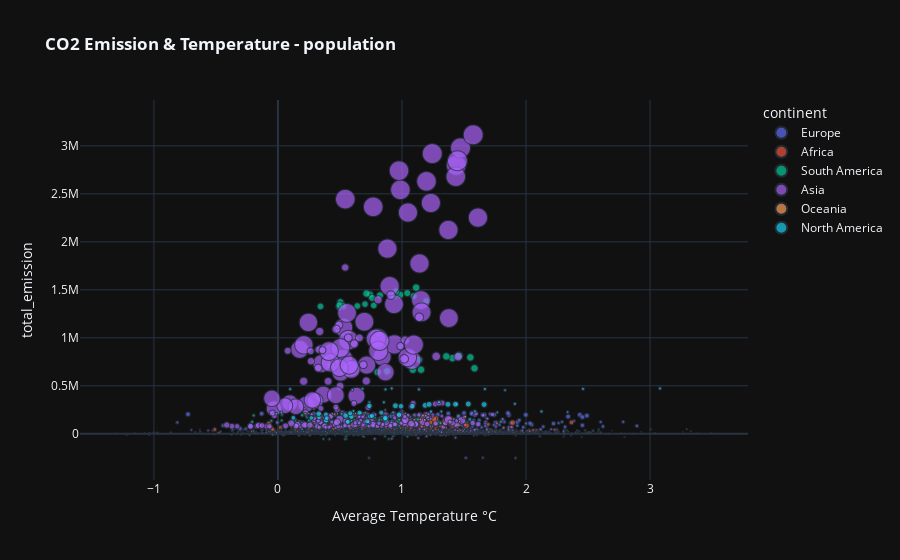

Notebook cell for this chart:
### Code cell
px.scatter(df, df["Average Temperature °C"],
           df["total_emission"], 
           size= "pop_tot", 
           title = "<b>CO2 Emission & Temperature - population", 
           template="plotly_dark", 
           color ="continent")

### Figure 1 — Plotly figure (JSON) as saved in the notebook; plotly's stock layout.template omitted (floating-point values rounded to 4 significant figures; data arrays with more than 128 entries replaced by an {"elided": "..."} marker saying what was removed)
{"data": [{"hovertemplate": "continent=Europe<br>Average Temperature °C=%{x}<br>total_emission=%{y}<br>pop_tot=%{marker.size}<extra></extra>", "legendgroup": "Europe", "marker": {"color": "#636efa", "size": {"elided": "951 int values"}, "sizemode": "area", "sizeref": 3642000.0, "symbol": "circle"}, "mode": "markers", "name": "Europe", "showlegend": true, "type": "scattergl", "x": {"elided": "951 float values"}, "xaxis": "x", "y": {"elided": "951 float values"}, "yaxis": "y"}, {"hovertemplate": "continent=Africa<br>Average Temperature °C=%{x}<br>total_emission=%{y}<br>pop_tot=%{marker.size}<extra></extra>", "legendgroup": "Africa", "marker": {"color": "#EF553B", "size": {"elided": "1124 int values"}, "sizemode": "area", "sizeref": 3642000.0, "symbol": "circle"}, "mode": "markers", "name": "Africa", "showlegend": true, "type": "scattergl", "x": {"elided": "1124 float values"}, "xaxis": "x", "y": {"elided": "1124 float values"}, "yaxis": "y"}, {"hovertemplate": "continent=South America<br>Average Temperature °C=%{x}<br>total_emission=%{y}<br>pop_tot=%{marker.size}<extra></extra>", "legendgroup": "South America", "marker": {"color": "#00cc96", "size": {"elided": "279 int values"}, "sizemode": "area", "sizeref": 3642000.0, "symbol": "circle"}, "mode": "markers", "name": "South America", "showlegend": true, "type": "scattergl", "x": {"elided": "279 float values"}, "xaxis": "x", "y": {"elided": "279 float values"}, "yaxis": "y"}, {"hovertemplate": "continent=Asia<br>Average Temperature °C=%{x}<br>total_emission=%{y}<br>pop_tot=%{marker.size}<extra></extra>", "legendgroup": "Asia", "marker": {"color": "#ab63fa", "size": {"elided": "872 int values"}, "sizemode": "area", "sizeref": 3642000.0, "symbol": "circle"}, "mode": "markers", "name": "Asia", "showlegend": true, "type": "scattergl", "x": {"elided": "872 float values"}, "xaxis": "x", "y": {"elided": "872 float values"}, "yaxis": "y"}, {"hovertemplate": "continent=Oceania<br>Average Temperature °C=%{x}<br>total_emission=%{y}<br>pop_tot=%{marker.size}<extra></extra>", "legendgroup": "Oceania", "marker": {"color": "#FFA15A", "size": [17271085, 17462503, 18601667, 20467031, 22019168, 23111781, 24195701, 24590333, 18002999, 19248142, 19698999, 24979231, 25357170, 17631511, 17805504, 18410251, 18800892, 19017963, 19475844, 20171731, 21247872, 22729269, 23820236, 25670050, 17048004, 18211845, 19925056, 20830828, 21660892, 22357034, 23469580, 3397389, 3573742, 3775853, 3810043, 3889578, 4132781, 4260238, 4381269, 4410285, 5061134, 3532563, 3728458, 3948583, 4221494, 4302887, 4450644, 4746252, 3673893, 4179978, 4514195, 4838526, 4959034, 3481599, 3620891, 3833494, 3855266, 4019941, 4081409, 4346338, 4590589, 4668081, 4785895, 6921066, 7137987, 7806637, 9749641, 3990996, 4136643, 4451694, 5321388, 5508297, 6293166, 6708218, 9114796, 9542485, 4291588, 4616438, 4960440, 6090980, 6498818, 8026545, 8464152, 8682174, 3864973, 5138828, 5698489, 5892596, 7358889, 7583269, 8245627, 8899169, 9329227, 419230, 429978, 450760, 527834, 597376, 674993, 343915, 354086, 364505, 386069, 397050, 408145, 461217, 471785, 504620, 553721, 582364, 612661, 659249, 333953, 540393, 643633, 691191, 324170, 375189, 440395, 482486, 493430, 516001, 567762, 628101], "sizemode": "area", "sizeref": 3642000.0, "symbol": "circle"}, "mode": "markers", "name": "Oceania", "showlegend": true, "type": "scattergl", "x": [0.7112, 0.2488, 1.028, 0.6627, 0.554, 1.463, 1.148, 1.169, 0.3086, 0.2898, 0.8398, 1.192, 1.51, 0.481, 0.3403, 0.4539, 0.4923, 0.2165, 0.8652, 1.249, 0.6206, 0.4382, 1.099, 1.183, 0.6261, 0.6424, 0.6848, 0.92, 1.097, 0.2195, 1.211, 0.622, -0.3916, -0.09333, 1.057, 0.5744, 0.7573, 0.546, 0.5687, 0.1893, 0.8867, -0.709, 0.1072, 0.3242, 0.4523, 0.01133, 0.9881, 0.8203, 0.205, 0.07617, 0.4927, 1.065, 1.073, -0.115, -0.02492, 0.9013, 0.404, 0.2831, -0.1668, 0.7503, 0.5428, 1.219, 0.541, 0.4065, 0.3276, 0.4065, 1.058, 0.2551, 0.5503, 0.3303, 0.3181, 0.3913, 0.1724, 0.2982, 0.7679, 0.6871, 0.3882, 0.664, 0.1217, 0.5445, 0.6707, 0.3102, 0.4314, 0.1435, 0.4509, 0.9675, 0.5118, 0.6534, 0.3078, 0.9968, 0.7703, 1.128, 0.7414, 0.1878, 0.5067, -0.0385, 0.287, 0.7563, 1.128, 0.4554, 0.0631, 0.06767, 0.3633, 0.3103, 0.6446, 0.6241, 0.8402, 0.9254, 0.7293, 0.808, 0.6622, 1.013, 0.3828, 0.7765, 1.083, 1.122, 0.4465, 0.6573, 0.6408, 0.7379, 0.5008, 0.3183, 0.8627, 1.614], "xaxis": "x", "y": [209400.0, 208700.0, 213000.0, 221200.0, 174200.0, 126300.0, 150000.0, 189600.0, 209100.0, 257100.0, 179700.0, 187700.0, 179000.0, 208500.0, 208200.0, 204500.0, 248500.0, 259400.0, 248100.0, 175100.0, 183000.0, 208300.0, 144900.0, 146100.0, 210900.0, 201400.0, 215600.0, 212700.0, 196200.0, 210700.0, 147600.0, -1776.0, -2089.0, 58.79, -189.7, 3587.0, 4147.0, 4363.0, 10890.0, 11610.0, 16750.0, -2159.0, -604.3, 4240.0, 4570.0, 4287.0, 11960.0, 18520.0, -822.1, 4365.0, 13210.0, 18130.0, 18700.0, -1972.0, -1849.0, 449.0, 302.2, 3938.0, 4322.0, 4874.0, 12540.0, 18520.0, 34200.0, 30800.0, 30400.0, 37400.0, 38910.0, 32710.0, 32880.0, 33080.0, 31390.0, 32030.0, 32490.0, 31130.0, 38240.0, 38650.0, 32920.0, 34990.0, 63770.0, 31220.0, 30980.0, 37390.0, 37510.0, 39820.0, 32710.0, 35060.0, 30940.0, 31920.0, 30300.0, 30370.0, 37430.0, 38190.0, 38740.0, 10920.0, 10930.0, 8718.0, 8731.0, -11350.0, 52580.0, 9958.0, 9955.0, 9957.0, 9961.0, 10510.0, 10920.0, 8725.0, 8734.0, 8751.0, -11360.0, -11350.0, -10930.0, 52570.0, 9956.0, 8732.0, 52560.0, 52600.0, 9966.0, 9959.0, 8711.0, 8744.0, 8747.0, 8727.0, -11360.0, 52550.0], "yaxis": "y"}, {"hovertemplate": "continent=North America<br>Average Temperature °C=%{x}<br>total_emission=%{y}<br>pop_tot=%{marker.size}<extra></extra>", "legendgroup": "North America", "marker": {"color": "#19d3f3", "size": {"elided": "589 int values"}, "sizemode": "area", "sizeref": 3642000.0, "symbol": "circle"}, "mode": "markers", "name": "North America", "showlegend": true, "type": "scattergl", "x": {"elided": "589 float values"}, "xaxis": "x", "y": {"elided": "589 float values"}, "yaxis": "y"}], "layout": {"legend": {"itemsizing": "constant", "title": {"text": "continent"}, "tracegroupgap": 0}, "title": {"text": "<b>CO2 Emission & Temperature - population"}, "xaxis": {"anchor": "y", "domain": [0, 1], "title": {"text": "Average Temperature °C"}}, "yaxis": {"anchor": "x", "domain": [0, 1], "title": {"text": "total_emission"}}}}
